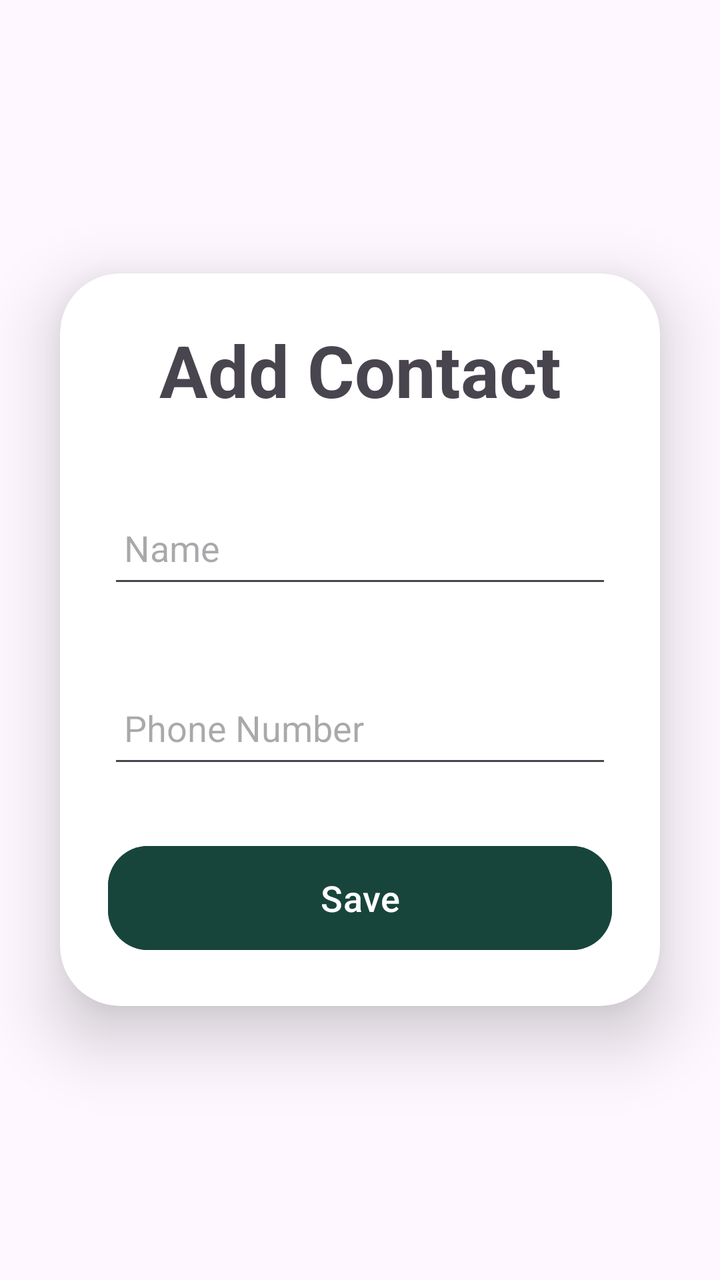
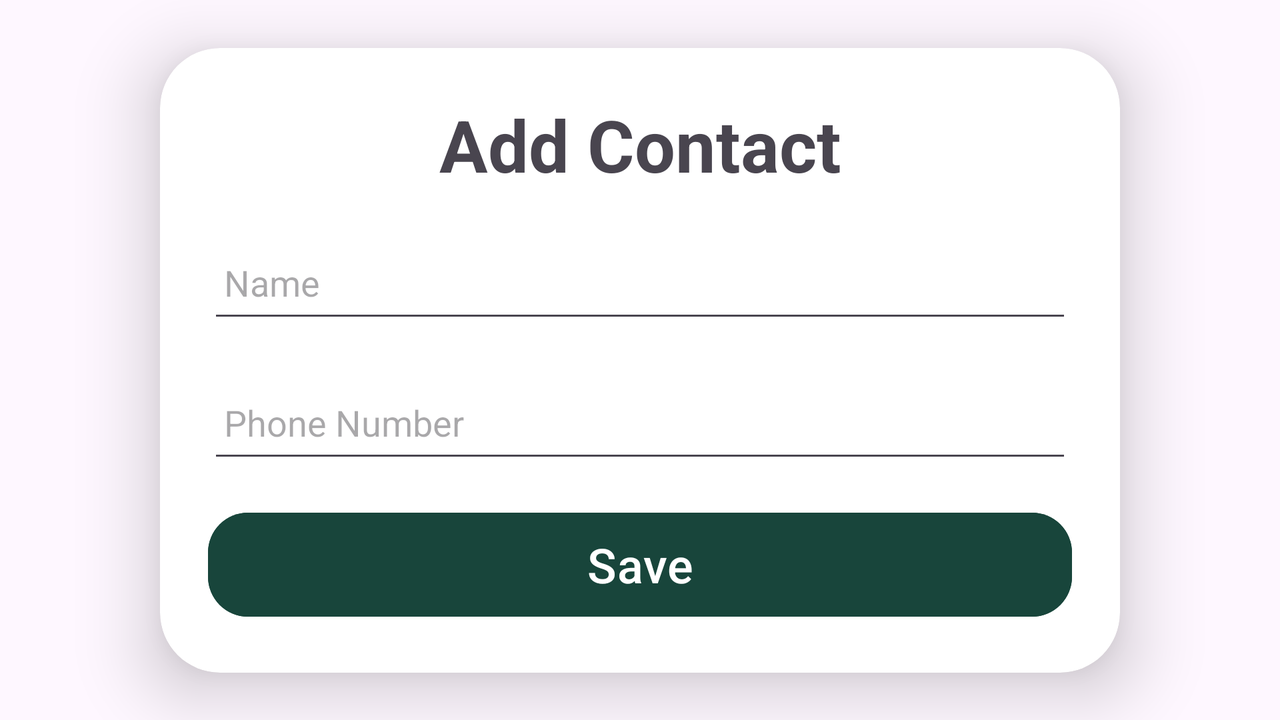

Two renders of one Android screen. The first uses the default layout on a phone; the second uses the alternative layout the repository ships for a different screen configuration, on a matching device. The two XML files are below.
<!-- AndroidManifest.xml: application theme Theme.MSUCompanion -->
<!-- res/layout/activity_add_contact.xml -->
<?xml version="1.0" encoding="utf-8"?>
<LinearLayout
    xmlns:android="http://schemas.android.com/apk/res/android"
    xmlns:app="http://schemas.android.com/apk/res-auto"
    xmlns:tools="http://schemas.android.com/tools"
    android:layout_width="match_parent"
    android:layout_height="match_parent"
    android:orientation="vertical"
    android:gravity="center"
    tools:context=".AddContactActivity">

    <androidx.cardview.widget.CardView
        android:layout_width="match_parent"
        android:layout_height="wrap_content"
        android:layout_margin="30dp"
        app:cardCornerRadius="30dp"
        app:cardElevation="20dp">

        <LinearLayout
            android:layout_width="match_parent"
            android:layout_height="wrap_content"
            android:orientation="vertical"
            android:layout_gravity="center_horizontal"
            android:padding="24dp">

            <TextView
                android:id="@+id/addContactText"
                android:layout_width="match_parent"
                android:layout_height="wrap_content"
                android:text="@string/addContactText"
                android:textAlignment="center"
                android:textSize="36sp"
                android:textStyle="bold" />

            <EditText
                android:id="@+id/editName"
                android:layout_width="match_parent"
                android:layout_height="50dp"
                android:layout_marginTop="40dp"
                android:autofillHints="name"
                android:drawablePadding="8dp"
                android:hint="@string/contactNameHint"
                android:inputType="text"
                android:padding="8dp"
                android:textColorHighlight="@color/cardview_dark_background" />

            <EditText
                android:id="@+id/editPhone"
                android:layout_width="match_parent"
                android:layout_height="50dp"
                android:layout_marginTop="40dp"
                android:autofillHints="phone"
                android:drawablePadding="8dp"
                android:hint="@string/contactPhoneHint"
                android:inputType="phone"
                android:padding="8dp"
                android:textColorHighlight="@color/cardview_dark_background" />

            <Button
                android:id="@+id/saveButton"
                android:layout_width="match_parent"
                android:layout_height="60dp"
                android:layout_marginTop="30dp"
                android:onClick="onSave"
                android:text="@string/saveText"
                android:textSize="18sp"
                app:cornerRadius="20dp"
                android:textColor="@color/white"
                android:backgroundTint="@color/msu_green"/>
        </LinearLayout>
    </androidx.cardview.widget.CardView>
</LinearLayout>
<!-- resources referenced by this layout -->
<resources>
  <color name="msu_green">#18453B</color>
  <color name="white">#FFFFFFFF</color>
  <string name="addContactText">Add Contact</string>
  <string name="contactNameHint">Name</string>
  <string name="contactPhoneHint">Phone Number</string>
  <string name="saveText">Save</string>
  <style name="Theme.MSUCompanion" parent="Base.Theme.MSUCompanion" />
  <style name="Base.Theme.MSUCompanion" parent="Theme.Material3.DayNight.NoActionBar">
          
          
      </style>
</resources>
<!-- res/layout-land/activity_add_contact.xml (the repository's variant of the layout above) -->
<!-- drawn on the phone turned sideways -->
<?xml version="1.0" encoding="utf-8"?>
<androidx.constraintlayout.widget.ConstraintLayout
    xmlns:android="http://schemas.android.com/apk/res/android"
    xmlns:app="http://schemas.android.com/apk/res-auto"
    xmlns:tools="http://schemas.android.com/tools"
    android:layout_width="match_parent"
    android:layout_height="match_parent"
    android:gravity="center"
    tools:context=".AddContactActivity">
    
    <androidx.cardview.widget.CardView
        android:layout_width="0dp"
        android:layout_height="wrap_content"
        android:layout_margin="30dp"
        app:cardCornerRadius="30dp"
        app:cardElevation="20dp"
        app:layout_constraintBottom_toBottomOf="parent"
        app:layout_constraintEnd_toEndOf="parent"
        app:layout_constraintStart_toStartOf="parent"
        app:layout_constraintTop_toTopOf="parent"
        app:layout_constraintWidth_max="480dp">

        <LinearLayout
            android:layout_width="match_parent"
            android:layout_height="wrap_content"
            android:orientation="vertical"
            android:layout_gravity="center_horizontal"
            android:padding="24dp">

            <TextView
                android:id="@+id/addContactText"
                android:layout_width="match_parent"
                android:layout_height="wrap_content"
                android:text="@string/addContactText"
                android:textAlignment="center"
                android:textSize="36sp"
                android:textStyle="bold" />

            <EditText
                android:id="@+id/editName"
                android:layout_width="match_parent"
                android:layout_height="50dp"
                android:layout_marginTop="20dp"
                android:autofillHints="name"
                android:drawablePadding="8dp"
                android:hint="@string/contactNameHint"
                android:inputType="text"
                android:padding="8dp"
                android:textColorHighlight="@color/cardview_dark_background" />

            <EditText
                android:id="@+id/editPhone"
                android:layout_width="match_parent"
                android:layout_height="50dp"
                android:layout_marginTop="20dp"
                android:autofillHints="phone"
                android:drawablePadding="8dp"
                android:hint="@string/contactPhoneHint"
                android:inputType="phone"
                android:padding="8dp"
                android:textColorHighlight="@color/cardview_dark_background" />

            <Button
                android:id="@+id/saveButton"
                android:layout_width="match_parent"
                android:layout_height="60dp"
                android:layout_marginTop="16dp"
                android:onClick="onSave"
                android:text="@string/saveText"
                android:textSize="24sp"
                app:cornerRadius="20dp"
                android:textColor="@color/white"
                android:backgroundTint="@color/msu_green"/>

        </LinearLayout>
    </androidx.cardview.widget.CardView>
</androidx.constraintlayout.widget.ConstraintLayout>
